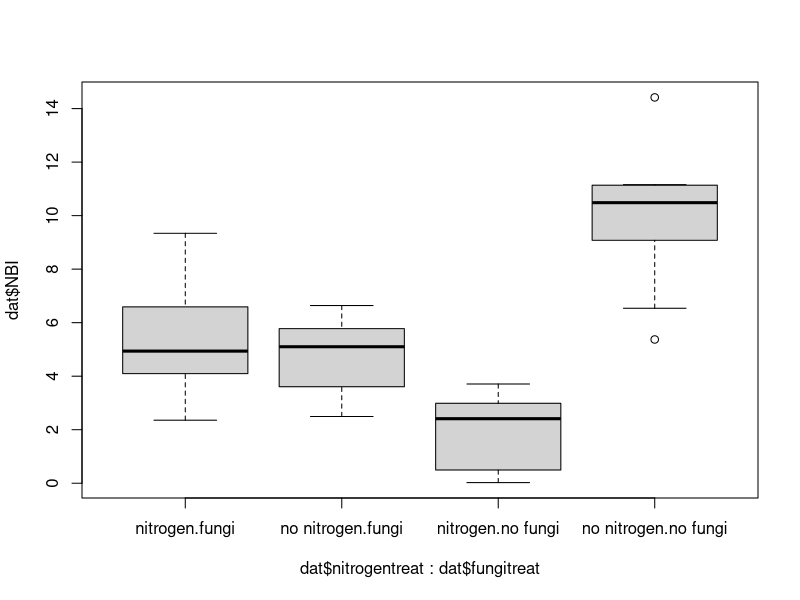
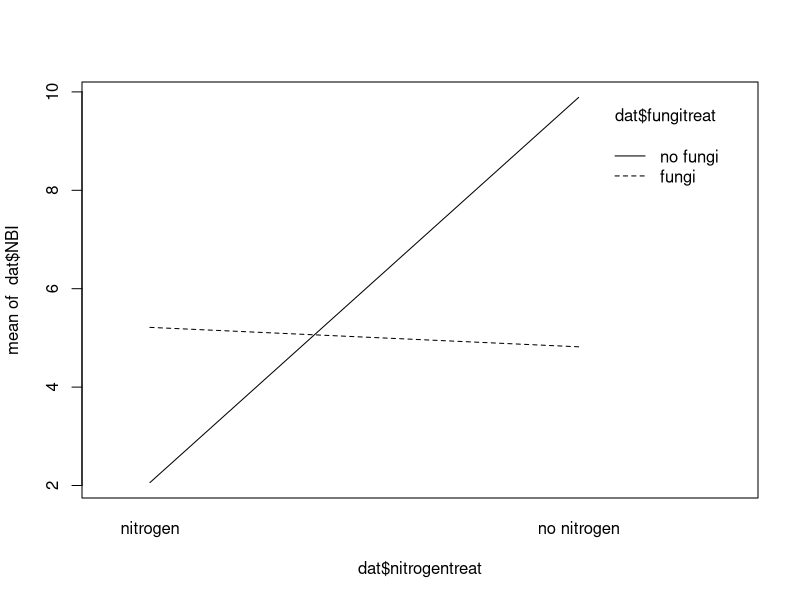
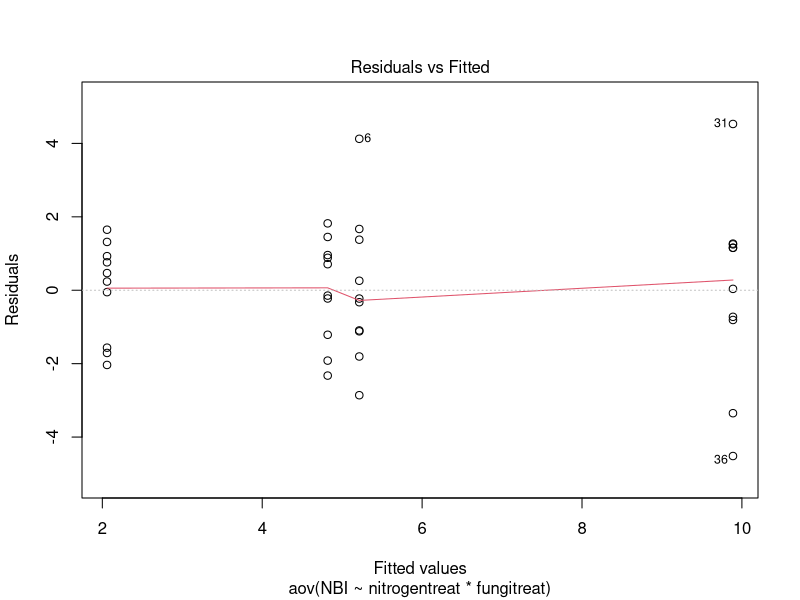
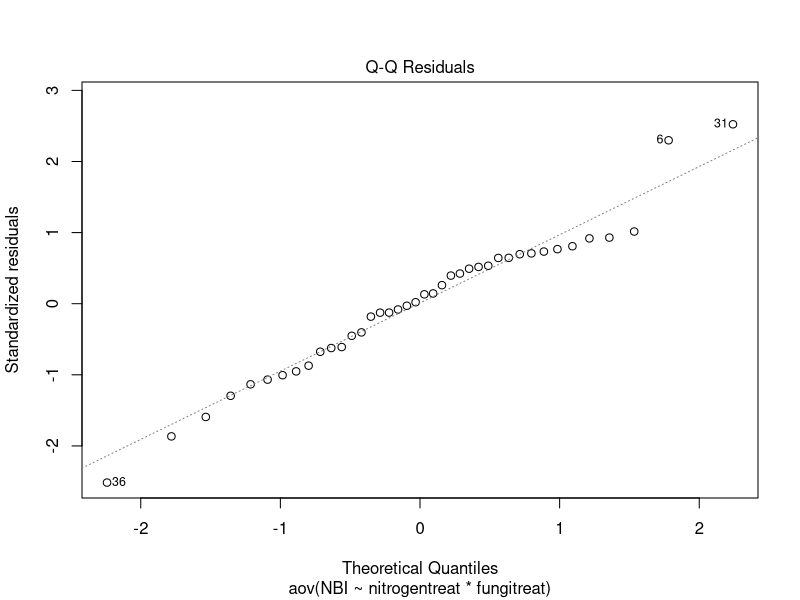
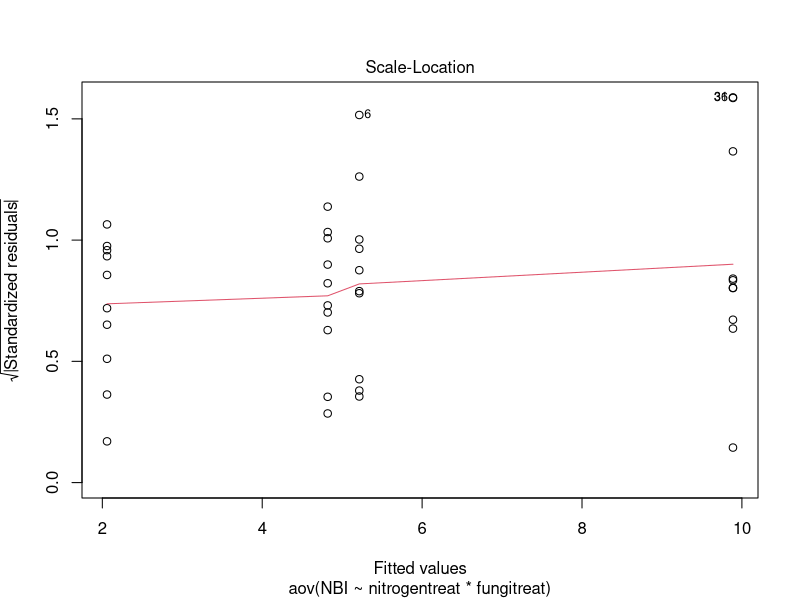
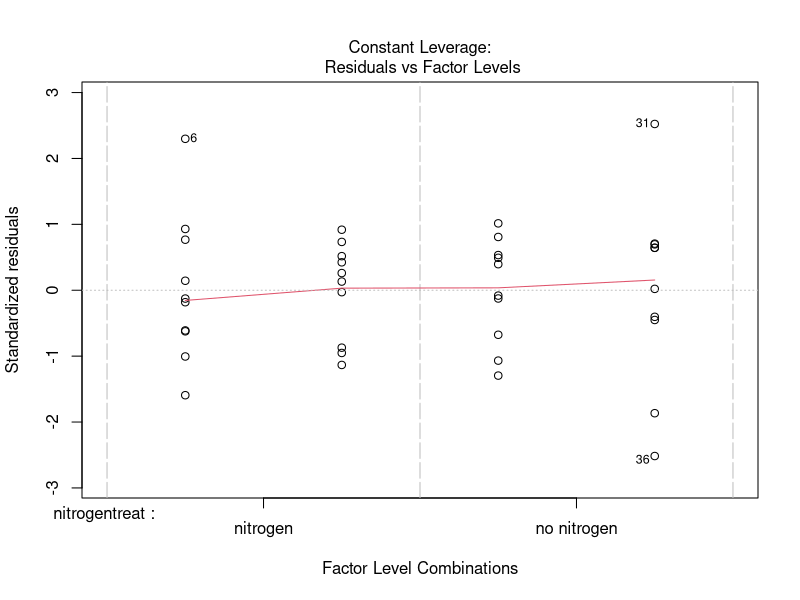

Write R code to recreate these figures, in order. (Note: this script raises an error after producing the figures.)
### 2-way ANOVA ###

library(tidyverse)
library(here)
library(MASS)
library(emmeans)
library(multcomp)

### Read in data ###
dat <- read.csv(here("data", "Lect08 data.csv"), header=TRUE)

### Plot the data ###
# basic boxplot
boxplot(dat$NBI ~ dat$nitrogentreat + dat$fungitreat)

# Grouped boxplot
box.pl <- dat %>% ggplot(aes(x = nitrogentreat, y = NBI, fill = fungitreat)) +
                  geom_boxplot(position = "dodge")

# Interaction plot
interaction.plot(dat$nitrogentreat, dat$fungitreat, dat$NBI)

### ANOVA ###
mod1.aov <- aov(NBI ~ nitrogentreat*fungitreat, data = dat)
summary(mod1.aov)

# Check assumptions
plot(mod1.aov)
leveneTest(mod1.aov)
boxcox(mod1.aov)

mod1.lm <- lm(NBI ~ nitrogentreat*fungitreat, data = dat)

### Post-hoc pairwise comparisons ###
## This will print differences among levels within each main effect and all pairwise comparisons
TukeyHSD(mod1.aov)

## For pairwise comparisons only:
# Create interaction term
tw_int <- with(dat, interaction(nitrogentreat, fungitreat))

# Re-run model specifying the interaction term
mod.int <- aov(NBI ~ tw_int, data = dat)

# Call Tukey's HSD on the model that explicitly specifies the interaction term
TukeyHSD(mod.int)

## Generate letters for display on figures
# Requires emmeans and multcomp packages. 

# Interaction effect
inter.ph <- emmeans(mod.int, pairwise ~ tw_int, adjust = "tukey")
inter.ph.lett <- cld(inter.ph$contrasts, Letter = "abcdefg")

# Main effect
inter.ph <- emmeans(mod1.aov, pairwise ~ nitrogentreat, adjust = "tukey")
inter.ph.lett <- cld(inter.ph$contrasts, Letter = "abcdefg")
